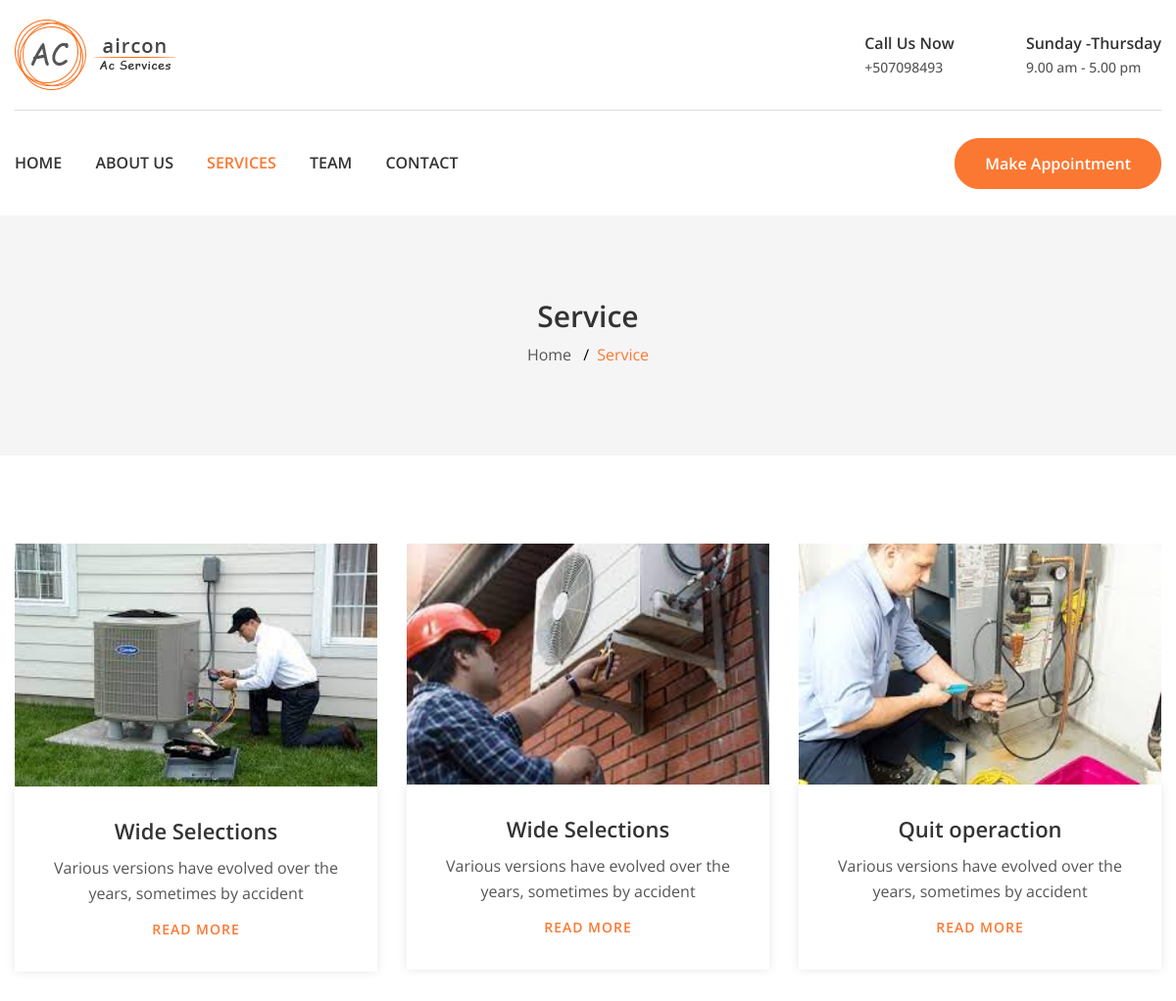
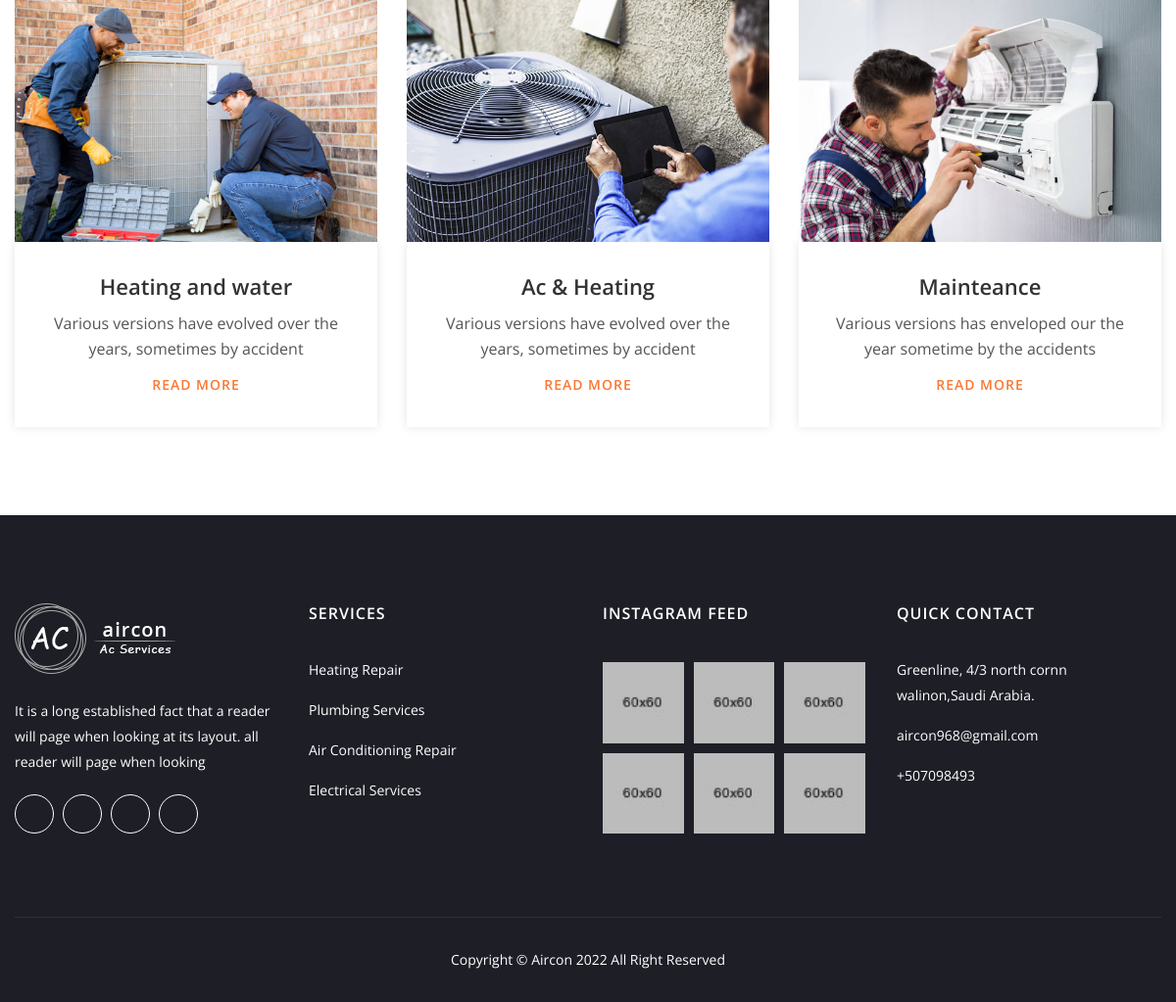
Page /services/ on the committed database (2 pictures, top to bottom).
### pages/models.py (models this page shows, shortened)
class Service(models.Model):
    title = models.CharField(max_length=50)
    description = models.TextField()
    ser_image = models.ImageField('photos/%Y/%m/%d/')
    date = models.DateTimeField(auto_now_add=True)

### pages/views.py (the view)
# urls.py: path('services/',views.Services,name='services'),
def Services(request):
    services = Service.objects.all()
    data = {
        'services': services
    }
    return render(request, 'pages/services.html', data)

### templates/pages/services.html
{% extends 'basic.html' %}
{% load static %}
{% block content %}
   <div class="breadcrumb-area section-ptb">
    <div class="container">
        <div class="row">
            <div class="col">
                <h2 class="breadcrumb-title">Service</h2>
                <ul class="breadcrumb-list">
                    <li class="breadcrumb-item"><a href="index.html">Home</a></li>
                    <li class="breadcrumb-item active">Service</li>
                </ul>
            </div>
        </div>
    </div>
</div>
<div class="content-wraper section-pt section-pb-80">
    <div class="container">
        <div class="row">
            {% for service  in services %}
            <div class="col-lg-4 col-md-6">
                <div class="single-service mb--30">
                    <div class="service-image">
                        <img src="{{service.ser_image.url}}" alt="">
                    </div>
                    <div class="service-content text-center">
                        <h3><a href="{% url 'single_service' %}">{{service.title}}</a></h3>
                        <p>{{service.description}}</p>
                        <a href="{% url 'single_service' %}">READ MORE</a>
                    </div>
                </div>
            </div>
            {% endfor %}
        </div>
    </div>
</div>
{% endblock content %}

### templates/basic.html (shortened to what this page needs)
{% load static %}
<!doctype html>
<html class="no-js" lang="en">
<head>
    <link rel="stylesheet" href="{% static 'css/bootstrap.min.css' %}">
    <link rel="stylesheet" href="{% static 'css/icofont.min.css' %}">
    <link rel="stylesheet" href="{% static 'css/Pe-icon-7-stroke.css' %}">
    <link rel="stylesheet" href="{% static 'css/plugins.css' %}">
    <link rel="stylesheet" href="{% static 'css/style.css' %}">
</head>
    {% include 'includes/topbar.html' %}
    {% include 'includes/nevbar.html' %}
    {%block content%}{% endblock content%}
    {% include 'includes/footer.html' %}
</html>

### templates/includes/topbar.html
{% load static %}
    <div class="header-area">
        <div class="header-top pt--20 pb--20">
            <div class="container">
                <div class="row">
                    <div class="col-lg-4 col-md-3 col-12">
                        <div class="logo">
                            <a href="index.html"><img src="{% static 'images/logo/logo.jpg' %}" alt="logo"></a>
                        </div>
                    </div>
                    <div class="col-lg-8 col-md-9 col-12">
                        <div class="contact-information-top">
                            <div class="single-information-top">
                                <div class="info-icon">
                                    <i class="icofont-headphone-alt-2"></i>
                                </div>
                                <div class="info-content">
                                    <h4>Call Us Now </h4>
                                    <p>+507098493</p>
                                </div>
                            </div>
                            <div class="single-information-top">
                                <div class="info-icon">
                                    <i class="icofont-clock-time"></i>
                                </div>
                                <div class="info-content">
                                    <h4>Sunday -Thursday </h4>
                                    <p>9.00 am - 5.00 pm</p>
                                </div>
                            </div>
                        </div>
                    </div>
                </div>
            </div>
        </div>

### templates/includes/nevbar.html (shortened to what this page needs)
        <div class="header-bottom-area header-sticky">
            <div class="container">
                <div class="row">
                    <div class="col-lg-12">
                        <div class="header-menu-wrap border-top-1">
                            <div class="main-menu">
                                <nav class="main-navigation">
                                    <ul>
                                        {% with url_name=request.resolver_match.url_name %}
                                        <li class="{% if url_name == 'home' %}active{% endif %}"><a href="{% url 'home' %}">HOME</a>
                                        </li>
                                        <li class="{% if url_name == 'about-us' %}active{% endif %}"><a href="{% url 'about-us' %}">ABOUT US</a>
                                        </li>
                                        <li class="{% if url_name == 'services' %}active{% endif %}"><a href="{% url 'services' %}">SERVICES</a>
                                        </li>
                                        <li class="{% if url_name == 'team' %}active{% endif %}"><a href="{% url 'team' %}">TEAM</a>
                                        </li>
                                        <li class="{% if url_name == 'contect-us' %}active{% endif %}"><a href="{% url 'contect-us' %}">CONTACT</a>
                                        </li>
                                        {% endwith %}
                                    </ul>
                                </nav>
                            </div>
                            <div class="make-apoinmant-button">
                                <a href="{% url 'Appointment' %}" class="default-btn border-radius" onclick="openForm()">Make Appointment</a>
                            </div>
                        </div>
                    </div>
                    <div class="col">
                    </div>
                </div>
            </div>
        </div>
    </div>

### templates/includes/footer.html
{% load static %}
<footer class="footer-area">
    <div class="footer-top pt--50 pb--100">
        <div class="container">
            <div class="row">
                <div class="col-lg-3 col-md-6">
                    <div class="footer-info mt--60">
                        <div class="logo">
                            <a href="#"><img src="{% static 'images/logo/logo-2.png' %}" alt=""></a>
                        </div>
                        <p>It is a long established fact that a reader will page when looking at its layout.  all reader will page when looking </p>
                        <ul class="social">
                            <li><a href="#"><i class="icofont-facebook"></i></a></li>
                            <li><a href="#"><i class="icofont-google-plus"></i></a></li>
                            <li><a href="#"><i class="icofont-twitter"></i></a></li>
                            <li><a href="#"><i class="icofont-pinterest"></i></a></li>
                        </ul>
                    </div>
                </div>
                <div class="col-lg-3 col-md-6">
                    <div class="footer-info  mt--60">
                        <div class="footer-title">
                            <h3>SERVICES</h3>
                        </div>
                        <ul class="footer-list">
                            <li><a href="#">Heating Repair</a></li>
                            <li><a href="#">Plumbing Services</a></li>
                            <li><a href="#">Air Conditioning Repair</a></li>
                            <li><a href="#">Electrical Services</a></li>
                        </ul>
                    </div>
                </div>
                <div class="col-lg-3 col-md-6">
                    <div class="footer-info  mt--60">
                        <div class="footer-title">
                            <h3>INSTAGRAM FEED</h3>
                        </div>
                        <ul class="footer-list-instagram">
                            <li><a href="#"><img src="{% static 'images/instagram/ins-1.jpg' %}" alt=""></a></li>
                            <li><a href="#"><img src="{% static 'images/instagram/ins-2.jpg' %}" alt=""></a></li>
                            <li><a href="#"><img src="{% static 'images/instagram/ins-3.jpg' %}" alt=""></a></li>
                            <li><a href="#"><img src="{% static 'images/instagram/ins-4.jpg' %}" alt=""></a></li>
                            <li><a href="#"><img src="{% static 'images/instagram/ins-5.jpg' %}" alt=""></a></li>
                            <li><a href="#"><img src="{% static 'images/instagram/ins-6.jpg' %}" alt=""></a></li>
                        </ul>
                    </div>
                </div>
                <div class="col-lg-3 col-md-6">
                    <div class="footer-info  mt--60">
                        <div class="footer-title">
                            <h3>QUICK CONTACT</h3>
                        </div>
                        <ul class="footer-list">
                            <li>Greenline, 4/3 north cornn <br> walinon,Saudi Arabia.</li>
                            <li><a href="#">aircon968@gmail.com</a></li>
                            <li><a href="#">+507098493</a></li>
                        </ul>
                    </div>
                </div>
            </div>
        </div>
    </div>
    <div class="footer-bottom">
        <div class="container">
            <div class="row">
                <div class="col-lg-12">
                    <div class="footer-bottom-inner text-center">
                        <p>Copyright &copy; <a href="https://freethemescloud.com/">Aircon</a> 2022 All Right Reserved</p>
                    </div>
                </div>
            </div>
        </div>
    </div>
</footer>

### rows in the picture
Service: ser_image (picture), title "Wide Selections", description "Various versions have evolved over the years, sometimes by accident"
Service: ser_image (picture), title "Wide Selections", description "Various versions have evolved over the years, sometimes by accident"
Service: ser_image (picture), title "Quit operaction", description "Various versions have evolved over the years, sometimes by accident"
Service: ser_image (picture), title "Heating and water", description "Various versions have evolved over the years, sometimes by accident"
Service: ser_image (picture), title "Ac & Heating", description "Various versions have evolved over the years, sometimes by accident"
Service: ser_image (picture), title "Mainteance", description "Various versions has enveloped our the year sometime by the accidents"
